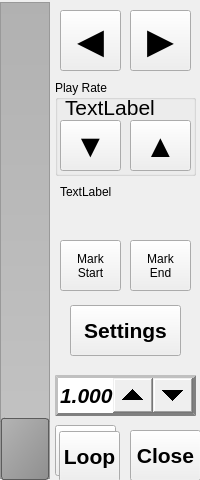
<?xml version="1.0" encoding="UTF-8"?>
<ui version="4.0">
 <class>playbackWindow</class>
 <widget class="QWidget" name="playbackWindow">
  <property name="geometry">
   <rect>
    <x>0</x>
    <y>0</y>
    <width>200</width>
    <height>480</height>
   </rect>
  </property>
  <property name="windowTitle">
   <string>Form</string>
  </property>
  <widget class="PlaybackSlider" name="verticalSlider">
   <property name="geometry">
    <rect>
     <x>-1</x>
     <y>0</y>
     <width>53</width>
     <height>481</height>
    </rect>
   </property>
   <property name="focusPolicy">
    <enum>Qt::NoFocus</enum>
   </property>
   <property name="styleSheet">
    <string notr="true">QSlider::groove:vertical {
     border: 1px solid #999999;
     width: 48px; /* the groove expands to the size of the slider by default. by giving it a height, it has a fixed size */
     background: qlineargradient(x1:0, y1:0, x2:0, y2:1, stop:0 #B1B1B1, stop:1 #c4c4c4);
     margin: 2px 0;
 } 
QSlider::handle:vertical {
     background: qlineargradient(x1:0, y1:0, x2:1, y2:1, stop:0 #b4b4b4, stop:1 #8f8f8f);
     border: 1px solid #5c5c5c;
     height: 60px;
     margin: -2px 0; /* handle is placed by default on the contents rect of the groove. Expand outside the groove */
     border-radius: 3px;
 }</string>
   </property>
   <property name="value">
    <number>0</number>
   </property>
   <property name="orientation">
    <enum>Qt::Vertical</enum>
   </property>
  </widget>
  <widget class="QPushButton" name="cmdClose">
   <property name="geometry">
    <rect>
     <x>130</x>
     <y>430</y>
     <width>71</width>
     <height>51</height>
    </rect>
   </property>
   <property name="font">
    <font>
     <pointsize>16</pointsize>
     <weight>75</weight>
     <bold>true</bold>
    </font>
   </property>
   <property name="focusPolicy">
    <enum>Qt::NoFocus</enum>
   </property>
   <property name="text">
    <string>Close</string>
   </property>
  </widget>
  <widget class="QPushButton" name="cmdPlayForward">
   <property name="geometry">
    <rect>
     <x>130</x>
     <y>10</y>
     <width>61</width>
     <height>61</height>
    </rect>
   </property>
   <property name="font">
    <font>
     <pointsize>26</pointsize>
     <weight>75</weight>
     <bold>true</bold>
    </font>
   </property>
   <property name="focusPolicy">
    <enum>Qt::NoFocus</enum>
   </property>
   <property name="text">
    <string>▶</string>
   </property>
  </widget>
  <widget class="QPushButton" name="cmdPlayReverse">
   <property name="geometry">
    <rect>
     <x>60</x>
     <y>10</y>
     <width>61</width>
     <height>61</height>
    </rect>
   </property>
   <property name="font">
    <font>
     <pointsize>26</pointsize>
     <weight>75</weight>
     <bold>true</bold>
    </font>
   </property>
   <property name="focusPolicy">
    <enum>Qt::NoFocus</enum>
   </property>
   <property name="text">
    <string>◀</string>
   </property>
  </widget>
  <widget class="QPushButton" name="cmdSave">
   <property name="geometry">
    <rect>
     <x>55</x>
     <y>425</y>
     <width>61</width>
     <height>51</height>
    </rect>
   </property>
   <property name="font">
    <font>
     <pointsize>16</pointsize>
     <weight>75</weight>
     <bold>true</bold>
    </font>
   </property>
   <property name="focusPolicy">
    <enum>Qt::NoFocus</enum>
   </property>
   <property name="text">
    <string>Save</string>
   </property>
  </widget>
  <widget class="QPushButton" name="cmdSaveSettings">
   <property name="geometry">
    <rect>
     <x>70</x>
     <y>305</y>
     <width>111</width>
     <height>51</height>
    </rect>
   </property>
   <property name="font">
    <font>
     <pointsize>16</pointsize>
     <weight>75</weight>
     <bold>true</bold>
    </font>
   </property>
   <property name="focusPolicy">
    <enum>Qt::NoFocus</enum>
   </property>
   <property name="text">
    <string>Settings</string>
   </property>
  </widget>
  <widget class="QPushButton" name="cmdMarkIn">
   <property name="geometry">
    <rect>
     <x>60</x>
     <y>240</y>
     <width>61</width>
     <height>51</height>
    </rect>
   </property>
   <property name="focusPolicy">
    <enum>Qt::NoFocus</enum>
   </property>
   <property name="text">
    <string>Mark
Start</string>
   </property>
  </widget>
  <widget class="QPushButton" name="cmdMarkOut">
   <property name="geometry">
    <rect>
     <x>130</x>
     <y>240</y>
     <width>61</width>
     <height>51</height>
    </rect>
   </property>
   <property name="focusPolicy">
    <enum>Qt::NoFocus</enum>
   </property>
   <property name="text">
    <string>Mark
End</string>
   </property>
  </widget>
  <widget class="QLabel" name="lblInfo">
   <property name="geometry">
    <rect>
     <x>60</x>
     <y>185</y>
     <width>131</width>
     <height>51</height>
    </rect>
   </property>
   <property name="text">
    <string>TextLabel</string>
   </property>
   <property name="alignment">
    <set>Qt::AlignLeading|Qt::AlignLeft|Qt::AlignTop</set>
   </property>
  </widget>
  <widget class="QGroupBox" name="groupBox">
   <property name="geometry">
    <rect>
     <x>55</x>
     <y>80</y>
     <width>141</width>
     <height>96</height>
    </rect>
   </property>
   <property name="title">
    <string>Play Rate</string>
   </property>
   <widget class="QLabel" name="lblFrameRate">
    <property name="geometry">
     <rect>
      <x>10</x>
      <y>15</y>
      <width>121</width>
      <height>31</height>
     </rect>
    </property>
    <property name="font">
     <font>
      <pointsize>16</pointsize>
     </font>
    </property>
    <property name="text">
     <string>TextLabel</string>
    </property>
    <property name="alignment">
     <set>Qt::AlignLeading|Qt::AlignLeft|Qt::AlignTop</set>
    </property>
   </widget>
   <widget class="QPushButton" name="cmdRateDn">
    <property name="geometry">
     <rect>
      <x>5</x>
      <y>40</y>
      <width>61</width>
      <height>51</height>
     </rect>
    </property>
    <property name="font">
     <font>
      <pointsize>24</pointsize>
      <weight>75</weight>
      <bold>true</bold>
     </font>
    </property>
    <property name="focusPolicy">
     <enum>Qt::NoFocus</enum>
    </property>
    <property name="text">
     <string>▼</string>
    </property>
   </widget>
   <widget class="QPushButton" name="cmdRateUp">
    <property name="geometry">
     <rect>
      <x>75</x>
      <y>40</y>
      <width>61</width>
      <height>51</height>
     </rect>
    </property>
    <property name="font">
     <font>
      <pointsize>24</pointsize>
      <weight>75</weight>
      <bold>true</bold>
     </font>
    </property>
    <property name="focusPolicy">
     <enum>Qt::NoFocus</enum>
    </property>
    <property name="text">
     <string>▲</string>
    </property>
   </widget>
  </widget>
  <widget class="QPushButton" name="cmdLoop">
   <property name="geometry">
    <rect>
     <x>59</x>
     <y>431</y>
     <width>61</width>
     <height>51</height>
    </rect>
   </property>
   <property name="font">
    <font>
     <pointsize>16</pointsize>
     <weight>75</weight>
     <bold>true</bold>
    </font>
   </property>
   <property name="focusPolicy">
    <enum>Qt::NoFocus</enum>
   </property>
   <property name="text">
    <string>Loop</string>
   </property>
  </widget>
  <widget class="CamDoubleSpinBox" name="spinGainFudgeFactor">
   <property name="geometry">
    <rect>
     <x>55</x>
     <y>375</y>
     <width>141</width>
     <height>41</height>
    </rect>
   </property>
   <property name="font">
    <font>
     <pointsize>16</pointsize>
     <weight>75</weight>
     <italic>true</italic>
     <bold>true</bold>
    </font>
   </property>
   <property name="styleSheet">
    <string notr="true">QDoubleSpinBox { border: 3px outset grey;padding-right: 40px;}  

QDoubleSpinBox::up-button { subcontrol-position: right; right: 40px; width: 40px; height: 35px;}

QDoubleSpinBox::down-button { subcontrol-position: right; width: 40px; height: 35px;}</string>
   </property>
   <property name="decimals">
    <number>3</number>
   </property>
   <property name="minimum">
    <double>0.000000000000000</double>
   </property>
   <property name="maximum">
    <double>10.000000000000000</double>
   </property>
   <property name="singleStep">
    <double>0.050000000000000</double>
   </property>
   <property name="value">
    <double>1.000000000000000</double>
   </property>
  </widget>
 </widget>
 <customwidgets>
  <customwidget>
   <class>PlaybackSlider</class>
   <extends>QSlider</extends>
   <header>playbackslider.h</header>
  </customwidget>
  <customwidget>
   <class>CamDoubleSpinBox</class>
   <extends>QDoubleSpinBox</extends>
   <header>camdoublespinbox.h</header>
  </customwidget>
 </customwidgets>
 <resources/>
 <connections/>
</ui>
